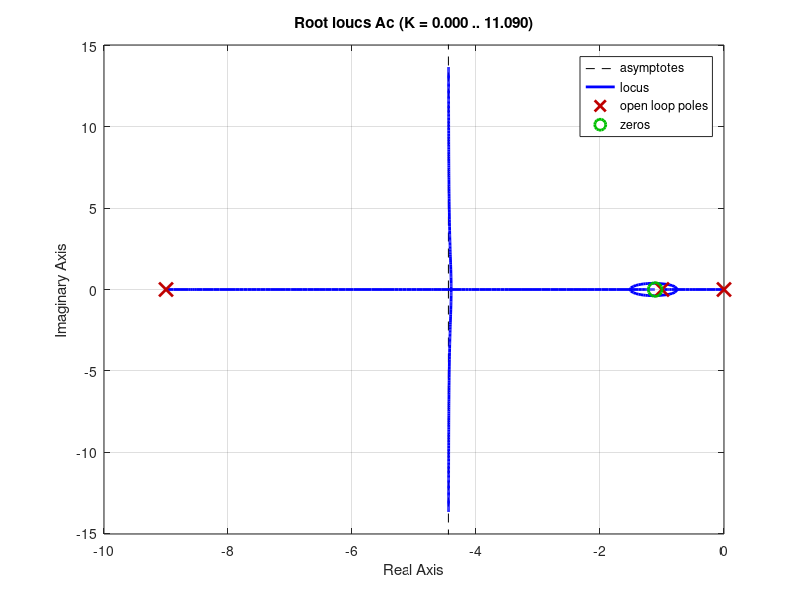
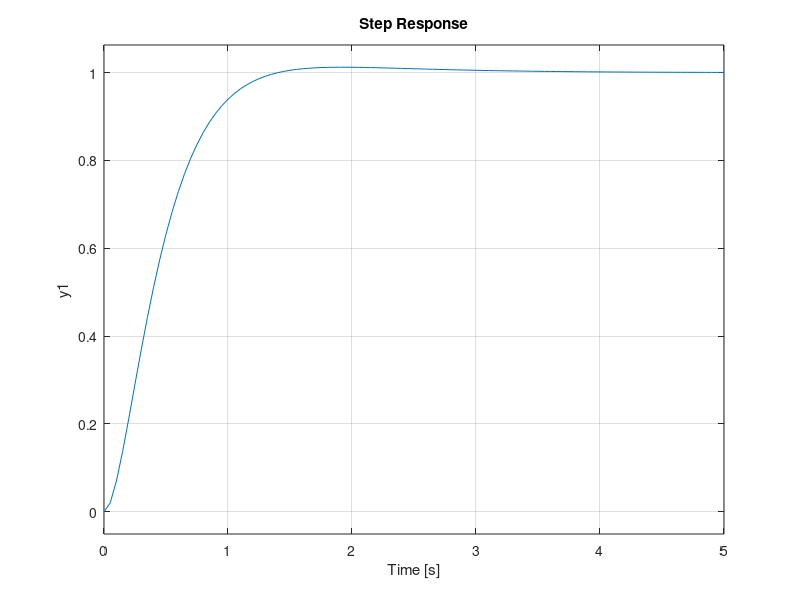

MATLAB code to generate these figures, in order: (Note: this script raises an error after producing the figures.)
clc
clear
close all

%% Control System params
Kp=1.87
c=-1.11;
Ka=1;
K=10*Ka*Kp;
Ki=Kp*(-c)

%% Transfer Functions
Gc=zpk(c, 0, Kp);
Gp=zpk([],[-1 -9],10);

%Gewmwtrikos topos rizwn
Ac=Gc*Gp;


figure
rlocus(Ac);
hold on
grid on
xlim([-10 0])
%Step
Hc=feedback(Ac,1 ,-1);
figure 
step(Hc)
stepinfo(Hc)
grid on